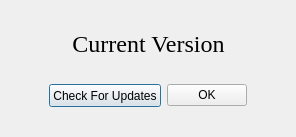
<?xml version="1.0" encoding="UTF-8"?>
<ui version="4.0">
 <class>AboutDialog</class>
 <widget class="QDialog" name="AboutDialog">
  <property name="enabled">
   <bool>true</bool>
  </property>
  <property name="geometry">
   <rect>
    <x>0</x>
    <y>0</y>
    <width>296</width>
    <height>137</height>
   </rect>
  </property>
  <property name="windowTitle">
   <string>About</string>
  </property>
  <property name="sizeGripEnabled">
   <bool>false</bool>
  </property>
  <layout class="QVBoxLayout" name="verticalLayout">
   <property name="sizeConstraint">
    <enum>QLayout::SetMinimumSize</enum>
   </property>
   <item>
    <spacer name="verticalSpacer_2">
     <property name="orientation">
      <enum>Qt::Vertical</enum>
     </property>
     <property name="sizeType">
      <enum>QSizePolicy::MinimumExpanding</enum>
     </property>
     <property name="sizeHint" stdset="0">
      <size>
       <width>20</width>
       <height>6</height>
      </size>
     </property>
    </spacer>
   </item>
   <item>
    <layout class="QHBoxLayout" name="horizontalLayout_2">
     <item>
      <spacer name="horizontalSpacer_2">
       <property name="orientation">
        <enum>Qt::Horizontal</enum>
       </property>
       <property name="sizeType">
        <enum>QSizePolicy::MinimumExpanding</enum>
       </property>
       <property name="sizeHint" stdset="0">
        <size>
         <width>6</width>
         <height>20</height>
        </size>
       </property>
      </spacer>
     </item>
     <item>
      <widget class="QLabel" name="mVersionText">
       <property name="font">
        <font>
         <family>Times New Roman</family>
         <pointsize>18</pointsize>
        </font>
       </property>
       <property name="text">
        <string notr="true">Current Version</string>
       </property>
       <property name="alignment">
        <set>Qt::AlignCenter</set>
       </property>
      </widget>
     </item>
     <item>
      <spacer name="horizontalSpacer_3">
       <property name="orientation">
        <enum>Qt::Horizontal</enum>
       </property>
       <property name="sizeType">
        <enum>QSizePolicy::MinimumExpanding</enum>
       </property>
       <property name="sizeHint" stdset="0">
        <size>
         <width>6</width>
         <height>20</height>
        </size>
       </property>
      </spacer>
     </item>
    </layout>
   </item>
   <item>
    <spacer name="verticalSpacer_3">
     <property name="orientation">
      <enum>Qt::Vertical</enum>
     </property>
     <property name="sizeType">
      <enum>QSizePolicy::MinimumExpanding</enum>
     </property>
     <property name="sizeHint" stdset="0">
      <size>
       <width>20</width>
       <height>7</height>
      </size>
     </property>
    </spacer>
   </item>
   <item>
    <layout class="QHBoxLayout" name="horizontalLayout">
     <item>
      <spacer name="horizontalSpacer">
       <property name="orientation">
        <enum>Qt::Horizontal</enum>
       </property>
       <property name="sizeHint" stdset="0">
        <size>
         <width>40</width>
         <height>20</height>
        </size>
       </property>
      </spacer>
     </item>
     <item alignment="Qt::AlignHCenter">
      <widget class="QPushButton" name="mCheckUpdateBtn">
       <property name="sizePolicy">
        <sizepolicy hsizetype="Minimum" vsizetype="Fixed">
         <horstretch>0</horstretch>
         <verstretch>0</verstretch>
        </sizepolicy>
       </property>
       <property name="minimumSize">
        <size>
         <width>92</width>
         <height>23</height>
        </size>
       </property>
       <property name="text">
        <string>Check For Updates</string>
       </property>
      </widget>
     </item>
     <item>
      <widget class="QPushButton" name="mOKBtn">
       <property name="text">
        <string>OK</string>
       </property>
      </widget>
     </item>
     <item>
      <spacer name="horizontalSpacer_4">
       <property name="orientation">
        <enum>Qt::Horizontal</enum>
       </property>
       <property name="sizeType">
        <enum>QSizePolicy::MinimumExpanding</enum>
       </property>
       <property name="sizeHint" stdset="0">
        <size>
         <width>6</width>
         <height>20</height>
        </size>
       </property>
      </spacer>
     </item>
    </layout>
   </item>
   <item>
    <spacer name="verticalSpacer">
     <property name="orientation">
      <enum>Qt::Vertical</enum>
     </property>
     <property name="sizeType">
      <enum>QSizePolicy::MinimumExpanding</enum>
     </property>
     <property name="sizeHint" stdset="0">
      <size>
       <width>20</width>
       <height>6</height>
      </size>
     </property>
    </spacer>
   </item>
  </layout>
 </widget>
 <layoutdefault spacing="6" margin="9"/>
 <resources/>
 <connections/>
 <designerdata>
  <property name="gridDeltaX">
   <number>10</number>
  </property>
  <property name="gridDeltaY">
   <number>10</number>
  </property>
  <property name="gridSnapX">
   <bool>true</bool>
  </property>
  <property name="gridSnapY">
   <bool>true</bool>
  </property>
  <property name="gridVisible">
   <bool>false</bool>
  </property>
 </designerdata>
</ui>
